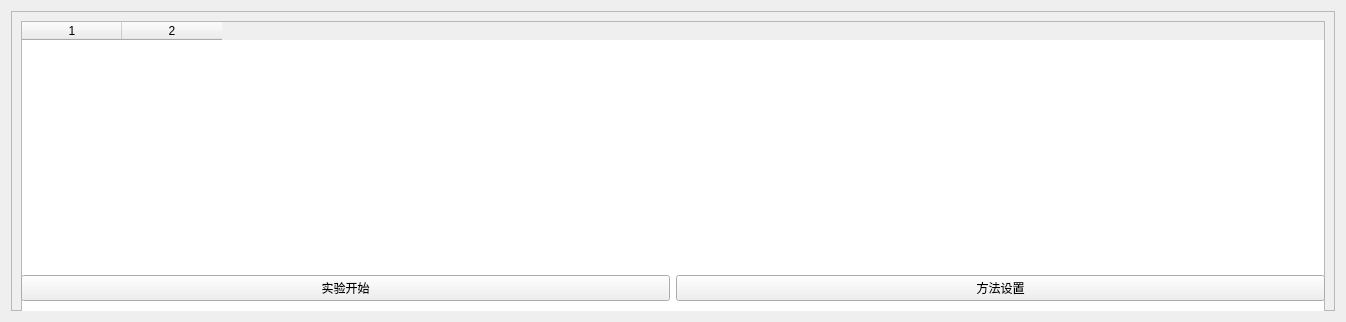
     <widget class="QWidget" name="page_3">
      <property name="geometry">
       <rect>
        <x>0</x>
        <y>0</y>
        <width>1346</width>
        <height>318</height>
       </rect>
      </property>
      <attribute name="label">
       <string>方法设置</string>
      </attribute>
      <layout class="QVBoxLayout" name="verticalLayout_7">
       <item>
        <widget class="QFrame" name="frame_4">
         <property name="minimumSize">
          <size>
           <width>0</width>
           <height>300</height>
          </size>
         </property>
         <property name="frameShape">
          <enum>QFrame::StyledPanel</enum>
         </property>
         <property name="frameShadow">
          <enum>QFrame::Raised</enum>
         </property>
         <layout class="QVBoxLayout" name="verticalLayout_3">
          <item>
           <widget class="QTableWidget" name="tableWidget_set_method">
            <property name="minimumSize">
             <size>
              <width>0</width>
              <height>300</height>
             </size>
            </property>
            <property name="maximumSize">
             <size>
              <width>16777215</width>
              <height>16777215</height>
             </size>
            </property>
            <property name="verticalScrollBarPolicy">
             <enum>Qt::ScrollBarAlwaysOff</enum>
            </property>
            <property name="autoScroll">
             <bool>false</bool>
            </property>
            <property name="horizontalScrollMode">
             <enum>QAbstractItemView::ScrollPerItem</enum>
            </property>
            <property name="rowCount">
             <number>0</number>
            </property>
            <property name="columnCount">
             <number>2</number>
            </property>
            <column/>
            <column/>
           </widget>
          </item>
          <item>
           <layout class="QGridLayout" name="gridLayout">
            <item row="0" column="0">
             <widget class="QPushButton" name="btn_start">
              <property name="text">
               <string>实验开始</string>
              </property>
             </widget>
            </item>
            <item row="0" column="1">
             <widget class="QPushButton" name="btn_method_edit">
              <property name="text">
               <string>方法设置</string>
              </property>
             </widget>
            </item>
           </layout>
          </item>
         </layout>
        </widget>
       </item>
      </layout>
     </widget>
